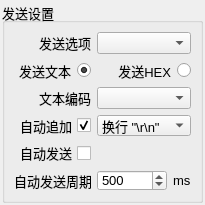
<?xml version="1.0" encoding="UTF-8"?>
<ui version="4.0">
 <class>SendSettingsWidget</class>
 <widget class="QWidget" name="SendSettingsWidget">
  <property name="geometry">
   <rect>
    <x>0</x>
    <y>0</y>
    <width>205</width>
    <height>205</height>
   </rect>
  </property>
  <property name="minimumSize">
   <size>
    <width>205</width>
    <height>205</height>
   </size>
  </property>
  <property name="font">
   <font>
    <pointsize>10</pointsize>
   </font>
  </property>
  <property name="windowTitle">
   <string>Form</string>
  </property>
  <layout class="QGridLayout" name="gridLayout_2">
   <property name="leftMargin">
    <number>2</number>
   </property>
   <property name="topMargin">
    <number>2</number>
   </property>
   <property name="rightMargin">
    <number>2</number>
   </property>
   <property name="bottomMargin">
    <number>2</number>
   </property>
   <property name="spacing">
    <number>2</number>
   </property>
   <item row="0" column="0">
    <widget class="QGroupBox" name="groupBox">
     <property name="minimumSize">
      <size>
       <width>200</width>
       <height>200</height>
      </size>
     </property>
     <property name="title">
      <string>发送设置</string>
     </property>
     <layout class="QGridLayout" name="gridLayout">
      <item row="0" column="0">
       <widget class="QLabel" name="label_Option">
        <property name="maximumSize">
         <size>
          <width>150</width>
          <height>150</height>
         </size>
        </property>
        <property name="text">
         <string>发送选项</string>
        </property>
        <property name="alignment">
         <set>Qt::AlignmentFlag::AlignRight|Qt::AlignmentFlag::AlignTrailing|Qt::AlignmentFlag::AlignVCenter</set>
        </property>
       </widget>
      </item>
      <item row="0" column="1" colspan="2">
       <widget class="QComboBox" name="comboBox_Option">
        <property name="maximumSize">
         <size>
          <width>150</width>
          <height>32</height>
         </size>
        </property>
       </widget>
      </item>
      <item row="1" column="0">
       <widget class="QRadioButton" name="radioButton_Text">
        <property name="maximumSize">
         <size>
          <width>150</width>
          <height>32</height>
         </size>
        </property>
        <property name="layoutDirection">
         <enum>Qt::LayoutDirection::RightToLeft</enum>
        </property>
        <property name="text">
         <string>发送文本</string>
        </property>
        <property name="checked">
         <bool>true</bool>
        </property>
       </widget>
      </item>
      <item row="1" column="1" colspan="2">
       <widget class="QRadioButton" name="radioButton_HEX">
        <property name="maximumSize">
         <size>
          <width>150</width>
          <height>32</height>
         </size>
        </property>
        <property name="layoutDirection">
         <enum>Qt::LayoutDirection::RightToLeft</enum>
        </property>
        <property name="text">
         <string>发送HEX</string>
        </property>
       </widget>
      </item>
      <item row="2" column="0">
       <widget class="QLabel" name="label_SendEncoding">
        <property name="maximumSize">
         <size>
          <width>150</width>
          <height>32</height>
         </size>
        </property>
        <property name="text">
         <string>文本编码</string>
        </property>
        <property name="alignment">
         <set>Qt::AlignmentFlag::AlignRight|Qt::AlignmentFlag::AlignTrailing|Qt::AlignmentFlag::AlignVCenter</set>
        </property>
       </widget>
      </item>
      <item row="2" column="1" colspan="2">
       <widget class="QComboBox" name="comboBox_Encoding">
        <property name="maximumSize">
         <size>
          <width>150</width>
          <height>32</height>
         </size>
        </property>
       </widget>
      </item>
      <item row="3" column="0">
       <widget class="QCheckBox" name="checkBox_Append">
        <property name="maximumSize">
         <size>
          <width>150</width>
          <height>32</height>
         </size>
        </property>
        <property name="layoutDirection">
         <enum>Qt::LayoutDirection::RightToLeft</enum>
        </property>
        <property name="text">
         <string>自动追加</string>
        </property>
        <property name="checked">
         <bool>true</bool>
        </property>
       </widget>
      </item>
      <item row="3" column="1" colspan="2">
       <widget class="QComboBox" name="comboBox_Append">
        <property name="maximumSize">
         <size>
          <width>150</width>
          <height>32</height>
         </size>
        </property>
        <item>
         <property name="text">
          <string>换行 &quot;\r\n&quot;</string>
         </property>
        </item>
        <item>
         <property name="text">
          <string>换行 &quot;\n&quot;</string>
         </property>
        </item>
        <item>
         <property name="text">
          <string>空字符 &quot;\0&quot;</string>
         </property>
        </item>
       </widget>
      </item>
      <item row="4" column="0">
       <widget class="QCheckBox" name="checkBox_AutoSend">
        <property name="enabled">
         <bool>true</bool>
        </property>
        <property name="maximumSize">
         <size>
          <width>150</width>
          <height>32</height>
         </size>
        </property>
        <property name="layoutDirection">
         <enum>Qt::LayoutDirection::RightToLeft</enum>
        </property>
        <property name="text">
         <string>自动发送</string>
        </property>
       </widget>
      </item>
      <item row="4" column="1">
       <spacer name="horizontalSpacer">
        <property name="orientation">
         <enum>Qt::Orientation::Horizontal</enum>
        </property>
        <property name="sizeHint" stdset="0">
         <size>
          <width>70</width>
          <height>20</height>
         </size>
        </property>
       </spacer>
      </item>
      <item row="5" column="0">
       <widget class="QLabel" name="label_AutoSendCycle">
        <property name="enabled">
         <bool>true</bool>
        </property>
        <property name="maximumSize">
         <size>
          <width>16777215</width>
          <height>32</height>
         </size>
        </property>
        <property name="text">
         <string>自动发送周期</string>
        </property>
       </widget>
      </item>
      <item row="5" column="1">
       <widget class="QSpinBox" name="spinBox_AutoSendCycle">
        <property name="enabled">
         <bool>true</bool>
        </property>
        <property name="maximumSize">
         <size>
          <width>16777215</width>
          <height>32</height>
         </size>
        </property>
        <property name="maximum">
         <number>99999</number>
        </property>
        <property name="value">
         <number>500</number>
        </property>
       </widget>
      </item>
      <item row="5" column="2">
       <widget class="QLabel" name="label_MS">
        <property name="enabled">
         <bool>true</bool>
        </property>
        <property name="maximumSize">
         <size>
          <width>16777215</width>
          <height>32</height>
         </size>
        </property>
        <property name="text">
         <string>ms</string>
        </property>
       </widget>
      </item>
     </layout>
    </widget>
   </item>
  </layout>
 </widget>
 <resources/>
 <connections/>
</ui>
